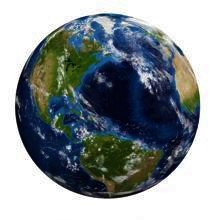
%> input picture ProyectoManoTierra/tierra.jpg, 216 x 220 px
$ octave a20152771.m   (GNU Octave 9; MATLAB toolbox functions it lacks are replaced by stand-ins)
%> lines starting %> are read from the running program, lines starting %| are printed output that depends on the picture; in (x1, y1, x2, y2) boxes, pixels count from 0 and x2, y2 are one past the last pixel; in counts of white or black regions, pixels touching at a corner belong together; the program's own positions count from 1
%%%%%%%%%%%%%%%%%%%%%%%%%%%%%%%%%%%
tierraOriginal = imread('tierra.jpg'); %%cargamos la imagen
%> tierraOriginal is the input picture: size 220x216x3 uint8; mean R, G, B 138.8, 146.3, 150.2
tierraGris = rgb2gray(tierraOriginal); %%Escala de grises
figure,
subplot 121, imshow(tierraOriginal), title("Imagen original 'tierra.jpg' ")
subplot 122, imshow(tierraGris), title("Imagen en escala de grises")

%%%%%%%%%%%%%%%%%%%%%%%%%%%%%%%%%%%
tierraRojo = tierraOriginal(:, :,1);    % tomamos el plano rojo
tierraVerde = tierraOriginal(:, :,2);    % tomamos el plano verde
tierraAzul = tierraOriginal(:, :,3);    % tomamos el plano azul
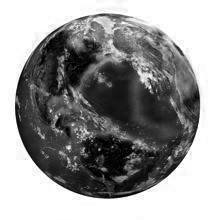
%> tierraAzul: size 220x216 uint8; min 0, max 255, mean 150.2

h_Trojo = imhist(tierraRojo); % obtenemos el histograma del plano rojo
%> h_Trojo = 256 values, max 16921 at index 256, min 6 at index 217, mean 185.6
h_Tverde= imhist(tierraVerde); % obtenemos el histograma del plano verde
%> h_Tverde = 256 values, max 17123 at index 256, min 7 at index 227, mean 185.6
h_Tazul = imhist(tierraAzul); % obtenemos el histograma del plano azul
%> h_Tazul = 256 values, max 16970 at index 256, min 11 at index 222, mean 185.6
h_Tgris=  imhist(tierraGris); % obtenemos el histograma de la escala de grises
%> h_Tgris = 256 values, max 16778 at index 256, min 3 at index 1, mean 185.6

%Graficamos las imágenes con sus histogramas
figure
subplot 241, imagesc(tierraGris), axis image, title('Escala de grises')
subplot 242, imagesc(tierraRojo), axis image,colormap gray,title('Canal R')
subplot 243, imagesc(tierraVerde),axis image, colormap gray,title('Canal G')
subplot 244, imagesc(tierraAzul), axis image, colormap gray,title('Canal B')
subplot 245, imhist(tierraGris),title('Histograma de la escala de grises'), grid
subplot 246, imhist(tierraRojo),title('Histograma del canal R'), grid
subplot 247, imhist(tierraVerde),title('Histograma del canal G'), grid
subplot 248, imhist(tierraAzul),title('Histograma del canal B'), grid
%> after `grid`:
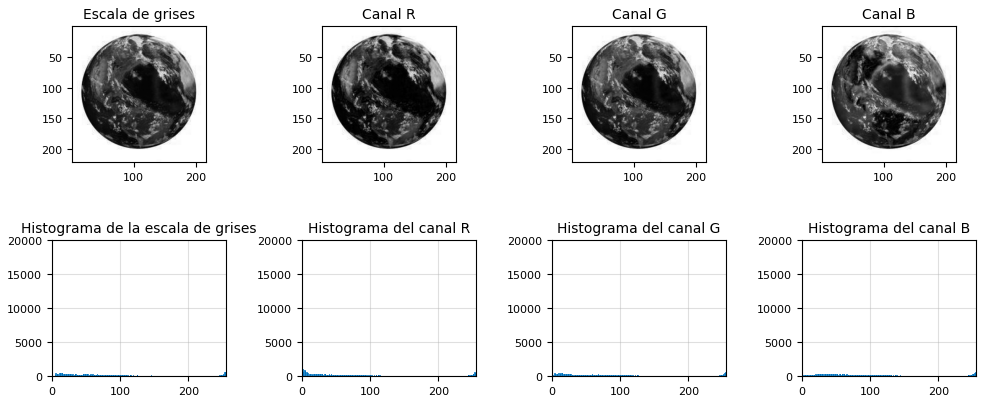
%> figure redrawn from the program's plot data, 8 panels

%Obtenemos la matriz de las máscaras
MascaraGris=zeros(size(tierraGris, 1),size(tierraGris, 2));
MascaraRojo=zeros(size(tierraRojo, 1),size(tierraRojo, 2));
MascaraVerde=zeros(size(tierraVerde, 1),size(tierraVerde, 2));
MascaraAzul=zeros(size(tierraAzul, 1),size(tierraAzul, 2));

%%Para cada caso, utilizamos un valor umbral de 230 para segmentar las imágenes.
%%Es en ese punto donde las gráficas se reparten aproximadamente.

%%Para la imagen en la escala de grises:
for ind = 1:(size(tierraGris, 1))
    for ind2=1:(size(tierraGris, 2))
      if(tierraGris(ind,ind2)<230)
          MascaraGris(ind,ind2)=1; %Obtenemos la Mascara de la imagen en escala de grises
      end
    end
end
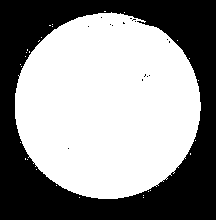
%> MascaraGris: size 220x216 double; values 0 (black) and 1 (white), 57.2% white; 16 black regions (15 under 20 px), largest, box (x1, y1, x2, y2) and area: (0, 0, 216, 220) 20335

%%Para la imagen en el plano Rojo:
for ind = 1:(size(tierraRojo, 1))
    for ind2=1:(size(tierraRojo, 2))
      if(tierraRojo(ind,ind2)<230)
          MascaraRojo(ind,ind2)=1; %Obtenemos la Mascara de la imagen en el plano Rojo
      end
    end
end
%> MascaraRojo: size 220x216 double; values 0 (black) and 1 (white), 57.2% white; 10 black regions (9 under 20 px), largest, box (x1, y1, x2, y2) and area: (0, 0, 216, 220) 20309

%%Para la imagen en el plano Verde:
for ind = 1:(size(tierraVerde, 1))
    for ind2=1:(size(tierraVerde, 2))
      if(tierraVerde(ind,ind2)<230)
          MascaraVerde(ind,ind2)=1;  %Obtenemos la Mascara de la imagen en el plano Verde
      end
    end
end
%> MascaraVerde: size 220x216 double; values 0 (black) and 1 (white), 57.1% white; 20 black regions (19 under 20 px), largest, box (x1, y1, x2, y2) and area: (0, 0, 216, 220) 20345

%%Para la imagen en el plano Azul:
for ind = 1:(size(tierraAzul, 1))
    for ind2=1:(size(tierraAzul, 2))
      if(tierraAzul(ind,ind2)<230)
          MascaraAzul(ind,ind2)=1;  %Obtenemos la Mascara de la imagen en el plano Azul
      end
    end
end
%> MascaraAzul: size 220x216 double; values 0 (black) and 1 (white), 57% white; 37 black regions (36 under 20 px), largest, box (x1, y1, x2, y2) and area: (0, 0, 216, 220) 20360

figure
subplot 221, imagesc(MascaraGris), axis image,colormap gray, title('Máscara con esc. de grises')
subplot 222, imagesc(MascaraRojo), axis image,colormap gray, title('Máscara con el canal R')
subplot 223, imagesc(MascaraVerde),axis image,colormap gray, title('Mascara con el canal G')
subplot 224, imagesc(MascaraAzul), axis image,colormap gray, title('Máscara con el canal B')

%%Para realizar la segmentación se utilza la máscara con el canal R, ya que es la más apropiada.


%%Realizamos el filtro lineal disk de 7x7:
h = fspecial('disk',7);
figure, imagesc(h),colormap gray,axis image,grid on, title("Filtro 'disk'") %%Mostramos el filtro
figure, surf(h),title("Representación como superficie") %Mostramos su representación como superficie
%> after `title("Representación como superficie")`:
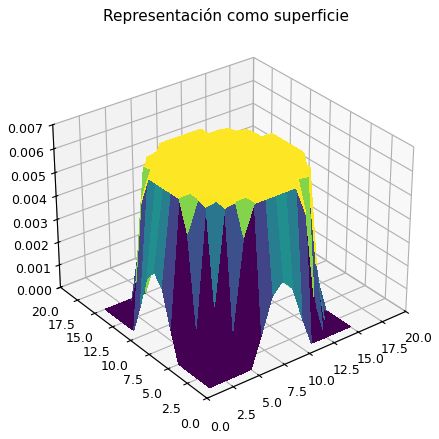
%> figure redrawn from the program's plot data
%%Filtramos la máscara:
MascaraFiltrada = imfilter(MascaraRojo,h);
%%Mostramos la mascara filtrada:
figure, imagesc(MascaraFiltrada),colormap gray,axis image, title("Máscara filtrada")


%%Hallamos la mascara invertida (InteriorCirculo=0)
MascaraInvertida=1-MascaraFiltrada;
imagesc(MascaraInvertida),colormap gray,axis image

Mano = imread('mano.jpg'); %%cargamos la imagen
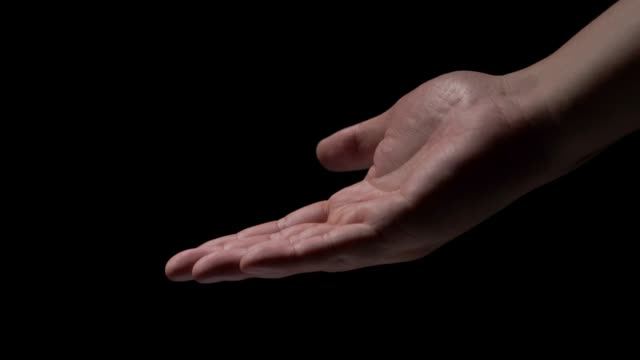
%> input picture ProyectoManoTierra/mano.jpg, 640 x 360 px
%> Mano is the input picture: size 360x640x3 uint8; mean R, G, B 19.7, 14, 13.4

SeccionMano=Mano(40:259,205:420,:); %Guardamos una seccion de la mano
Mano(40:259,205:420,:)=0; %%Borramos una seccion de la imagen original
%> Mano: size 360x640x3 uint8; 8.86% of pixels changed, all inside (x1, y1, x2, y2) = (204, 79, 420, 259)

MascaraInvertida3=repmat(MascaraInvertida,1,1,3); %%Hacemos 3 planos de una misma matriz de la Mascara Invertida
Mascara3=repmat(MascaraFiltrada,1,1,3); %%Hacemos 3 planos de una misma matriz de la Mascara

SeccionMano2=uint8(double(SeccionMano).*MascaraInvertida3);    %%Borramos el interior del circulo donde estará el planeta
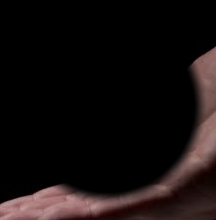
%> SeccionMano2: size 220x216x3 uint8; mean R, G, B 20.4, 14.3, 14

tierraEditada=uint8(double(tierraOriginal).*Mascara3); %%Borramos el esterior del circulo en la imagen del planeta
SeccionMano3=SeccionMano2 + tierraEditada; %%Colocamos la tierra en la sección de la imagen de la mano
figure, imagesc(SeccionMano3),axis image %%Seccion de la mano con el planeta

Mano(40:259,205:420,:)= (SeccionMano3); %%Colocamos la tierra en la mano
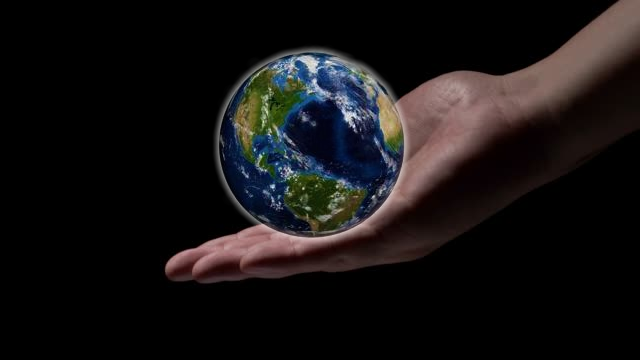
%> Mano: size 360x640x3 uint8; mean R, G, B 21.7, 19, 19.3
figure, imshow(Mano),title("Imagen editada") %%Obtenemos la imagen editada
